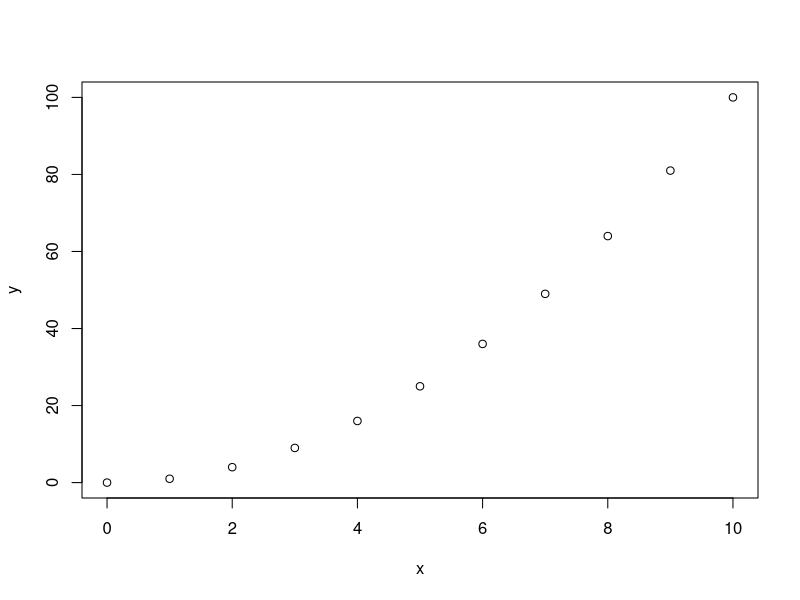
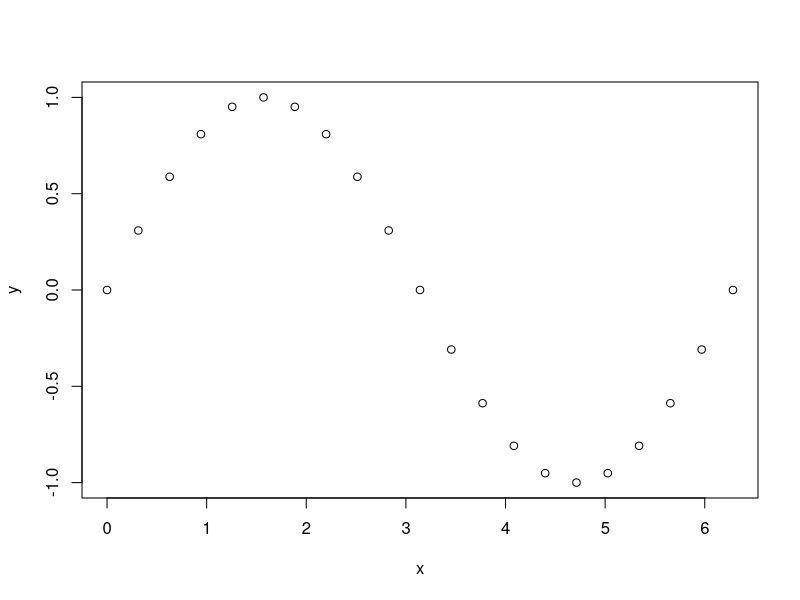
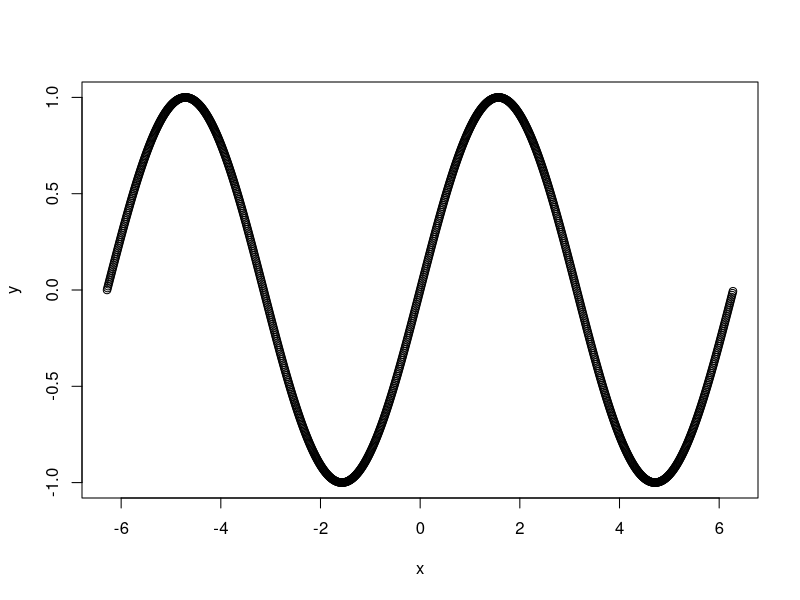

These charts were generated, in order, by the following R code:
## ---- chunk 1
knitr::opts_chunk$set(echo = TRUE)
## ---- chunk 2
# This is a comment in R. The `cars' is unnecessary: it's letting R know that this code uses the cars package
summary(cars)
## ---- chunk 3
x=0:10
y=x^2
plot(x,y)
## ---- chunk 4
x=seq(0,2*pi,pi/10)
y=sin(x)
plot(x,y)
## ---- chunk 5
x=seq(-2*pi,2*pi,0.01)

## ---- chunk 6
y=sin(x)
## ---- chunk 7
plot(x,y)
